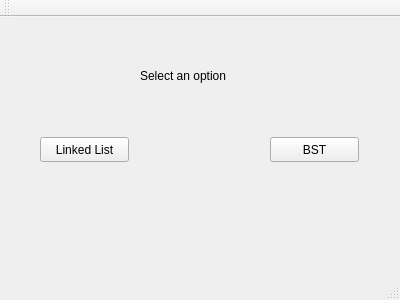
<?xml version="1.0" encoding="UTF-8"?>
<ui version="4.0">
 <class>MainWindow</class>
 <widget class="QMainWindow" name="MainWindow">
  <property name="geometry">
   <rect>
    <x>0</x>
    <y>0</y>
    <width>400</width>
    <height>300</height>
   </rect>
  </property>
  <property name="windowTitle">
   <string>Tarea Extraclase 1</string>
  </property>
  <widget class="QWidget" name="centralWidget">
   <widget class="QPushButton" name="pushButton">
    <property name="geometry">
     <rect>
      <x>40</x>
      <y>120</y>
      <width>89</width>
      <height>25</height>
     </rect>
    </property>
    <property name="text">
     <string>Linked List</string>
    </property>
   </widget>
   <widget class="QPushButton" name="pushButton_2">
    <property name="geometry">
     <rect>
      <x>270</x>
      <y>120</y>
      <width>89</width>
      <height>25</height>
     </rect>
    </property>
    <property name="text">
     <string>BST</string>
    </property>
   </widget>
   <widget class="QLabel" name="label">
    <property name="geometry">
     <rect>
      <x>140</x>
      <y>50</y>
      <width>111</width>
      <height>17</height>
     </rect>
    </property>
    <property name="text">
     <string>Select an option</string>
    </property>
   </widget>
  </widget>
  <widget class="QMenuBar" name="menuBar">
   <property name="geometry">
    <rect>
     <x>0</x>
     <y>0</y>
     <width>400</width>
     <height>22</height>
    </rect>
   </property>
  </widget>
  <widget class="QToolBar" name="mainToolBar">
   <attribute name="toolBarArea">
    <enum>TopToolBarArea</enum>
   </attribute>
   <attribute name="toolBarBreak">
    <bool>false</bool>
   </attribute>
  </widget>
  <widget class="QStatusBar" name="statusBar"/>
 </widget>
 <layoutdefault spacing="6" margin="11"/>
 <resources/>
 <connections/>
</ui>
